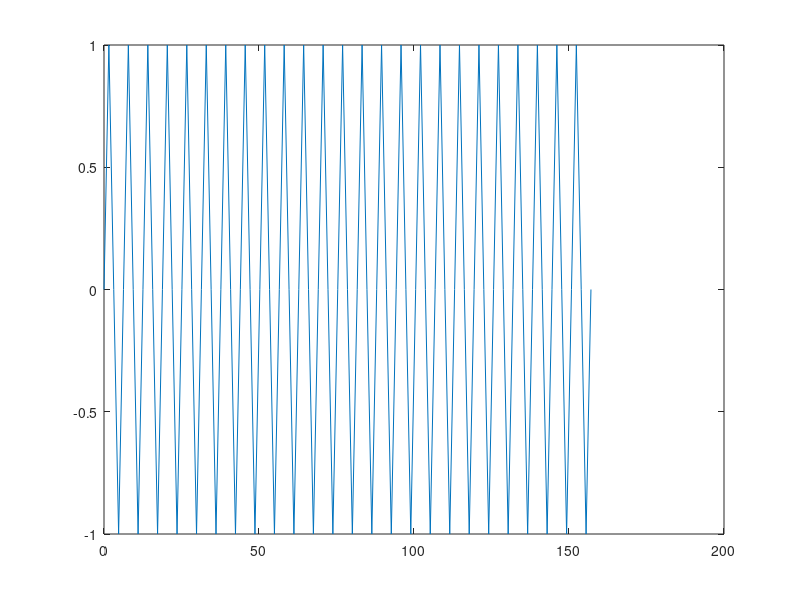
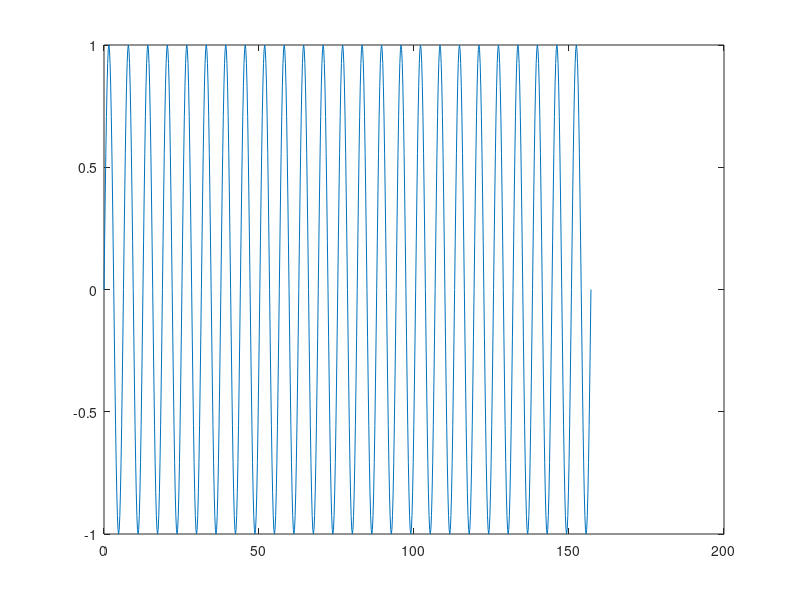
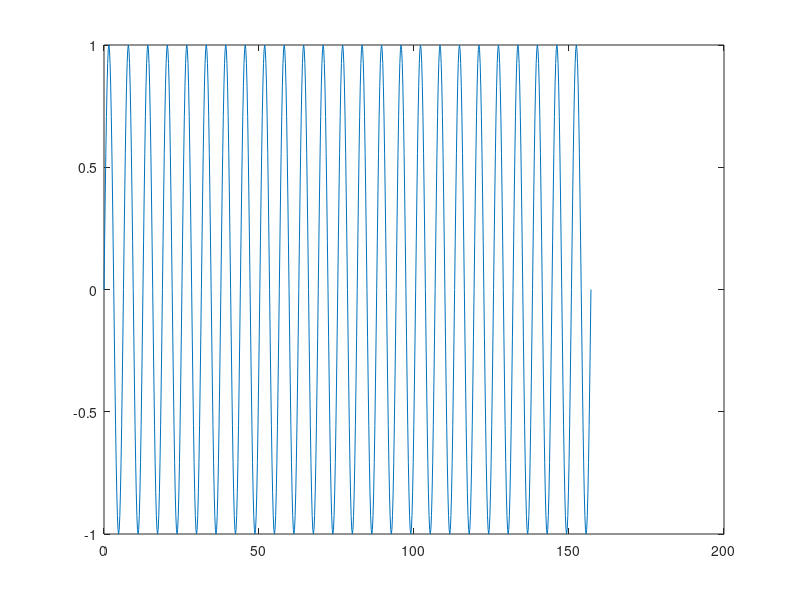

The MATLAB script that drew these images, in order:
% test synthetic

save_on = false;
n=2; i = 12;

% % HERE IS A SYNTHETIC SIGNAL WITH THE SAME LENGTH AS theta
% 
% 
% th = linspace(0,2*pi,60);
% r = 2 + rand(size(th))-0.5;
% x = r.*cos(th);
% y = r.*sin(th);
% N=100; %1000 data points
% th = linspace(0,2*pi,N)'; %theta from 0 to 2pi
% amp = 2*ones(N,1);
% for i=1:5 %higher numbers here make more higher frequency fluctuations
%     a = rand()-0.5; %random number from -0.5 to 0.5
%     b = rand()-0.5;
%     amp = amp + a/i*cos(i*th) + b/i*sin(i*th); %change circle by a fourier function over it
% end
% x0=(amp.*cos(th)); y0 = (amp.*sin(th));
% % add first AND SECOND points to the end for meander
% x = [x0;x0(1:2)];
% y = [y0;y0(1:2)];

% % transform into azimuth and d(azimuth)/d(distance), evenly spaced in
% % streamwise distance
% [theta, dtheta, deltad] = meander_titan(x,y);
% x = x(1:end-2);
% y = y(1:end-2);
% 
% i=2;
% n=2;
% dowave(theta,deltad,n,x,y,[],save_on,[],i);




%SECOND SYNTHETIC SIGNAL

% t=deltad*(0:length(theta)-1);
% t = t(:);
% T = t(end)+deltad;
% hwin = 0.5*(1-cos(2*pi*t/T));
% synth = 4*sin(2*pi*t/(T/4)) + hwin.*( 1*sin(2*pi*t/(T/64)) );
% dowave(synth,deltad,n,t,synth,[],save_on,[],i);



% PLAIN SINE WAVE- increase amplitude
% deltad = pi/2;
% t=0:deltad:50*pi;
% t = t(:);
% T = t(end)+deltad;
% synth = sin(t);
% dowave(synth,deltad,n,t,synth,[],save_on,[],i);
% 
% deltad = pi/2;
% t=0:deltad:50*pi;
% t = t(:);
% T = t(end)+deltad;
% synth = 4*sin(t);
% dowave(synth,deltad,n,t,synth,[],save_on,[],i);

% PLAIN SINE WAVE- change deltad
deltad = pi/2;
t=0:deltad:50*pi;
t = t(:);
T = t(end)+deltad;
synth = sin(t);
figure()
plot(t,synth)
% 
% 
% dowave(synth,deltad,n,t,synth,[],save_on,[],i);
% 
deltad = pi/16;
t=0:deltad:50*pi;
t = t(:);
T = t(end)+deltad;
synth = sin(t);
figure()
plot(t,synth)
% 
% 
% dowave(synth,deltad,n,t,synth,[],save_on,[],i);
% 
% deltad = pi/128;
% t=0:deltad:50*pi;
% t = t(:);
% T = t(end)+deltad;
% synth = sin(t);
figure()
plot(t,synth)
% 

% dowave(synth,deltad,n,t,synth,[],save_on,[],i);

% % PLAIN SINE WAVE - longer signal
% deltad = pi/2;
% t=0:deltad:10*pi;
% t = t(:);
% T = t(end)+deltad;
% synth = sin(t);

% dowave(synth,deltad,n,t,synth,[],save_on,[],i);

% deltad = pi/2;
% t=0:deltad:50*pi;
% t = t(:);
% T = t(end)+deltad;
% synth = sin(t);




% dowave(synth,deltad,n,t,synth,[],save_on,[],i);
% 
% deltad = pi/2;
% t=0:deltad:100*pi;
% t = t(:);
% T = t(end)+deltad;
% synth = sin(t);
% 

% dowave(synth,deltad,n,t,synth,[],save_on,[],i);

% SINE WAVE WITH SINE NOISE
% deltad = pi/50;
% t=0:deltad:40*pi;
% T = t(end)+deltad;
% synth = sin(t);
% figure()
% plot(t,sin(t))

% dowave(synth,deltad,n,t,synth,[],save_on,[],i);

% deltad = pi/2;
% t=0:deltad:200*pi;
% T = t(end)+deltad;
% synth = sin(t/(T/64));
% figure()
% plot(t,sin(t/(T/64)))

% dowave(synth,deltad,n,t,synth,[],save_on,[],i);

% deltad = pi/50;
% t=0:deltad:50*pi;
% T = t(end)+deltad;
% synth = sin(t) + sin(t/(T/64));
% figure()
% plot(t,sin(t),t,sin(t/(T/64)),t,sin(t) + sin(t/(T/64)))

% dowave(synth,deltad,n,t,synth,[],save_on,[],i);

% deltad = pi/50;
% t=0:deltad:50*pi;
% T = t(end)+deltad;
% synth = sin(t) + [sin(t(1:floor(0.5*length(t)))/(T/64)) zeros(1,ceil(0.5*length(t)))];
% figure()
% plot(t,sin(t),t,[sin(t(1:floor(0.5*length(t)))/(T/64)) zeros(1,ceil(0.5*length(t)))],t,synth)
% n=2; i = 12;
% dowave(synth,deltad,n,t,synth,[],save_on,[],i);

% deltad = pi/2;
% t=0:deltad:200*pi;
% T = t(end)+deltad;
% synth = 4*sin(t) + sin(t/(T/64));
% figure()
% plot(t,4*sin(t),t,sin(t/(T/64)),t,4*sin(t) + sin(t/(T/64)))

% dowave(synth,deltad,n,t,synth,[],save_on,[],i);


% % CIRCLE WITH SINE WAVE?
% th = linspace(0,2*pi,60);
% r = 2 + rand(size(th))-0.5;
% x = r.*cos(th);
% y = r.*sin(th);
% N=100; %1000 data points
% th = linspace(0,2*pi,N)'; %theta from 0 to 2pi
% amp = 2;
% x0=(amp.*cos(th)); y0 = (amp.*sin(th));
% % add first AND SECOND points to the end for meander
% x = [x0;x0(1:2)];
% y = [y0;y0(1:2)];
% plot(x,y)
% 
% % transform into azimuth and d(azimuth)/d(distance), evenly spaced in
% % streamwise distance
% [theta, dtheta, deltad] = meander_titan(x,y);
% x = x(1:end-2);
% y = y(1:end-2);
% 
% i=2;
% n=2;
% dowave(theta,deltad,n,t,synth,[],save_on,[],i);
